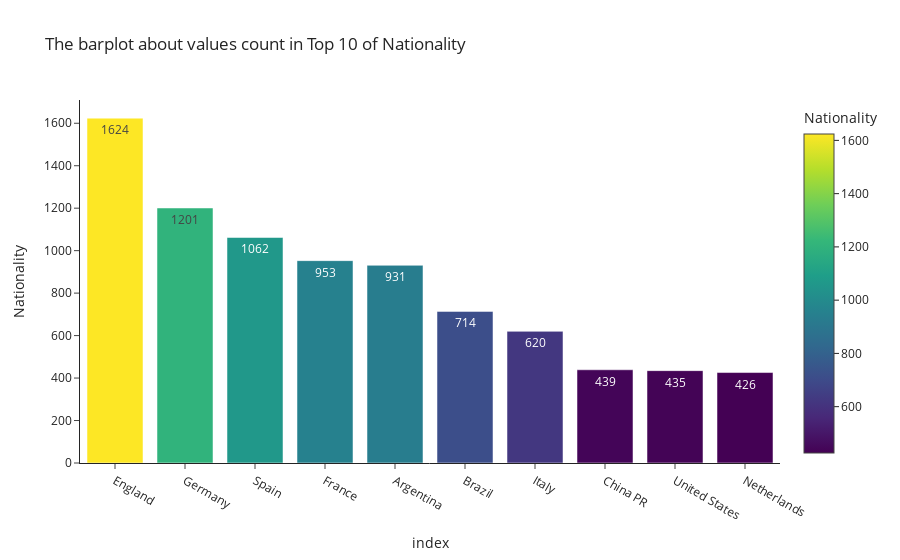

Notebook source saved alongside this figure:
### Code cell
iplot(px.bar(df['Nationality'].value_counts().reset_index().nlargest(10,'Nationality')
             ,x='index',y='Nationality',template='simple_white',text_auto=True,color = 'Nationality'
             ,title = 'The barplot about values count in Top 10 of Nationality'))

### Figure 1 — Plotly figure (JSON) as saved in the notebook; plotly's stock layout.template omitted (floating-point values rounded to 4 significant figures)
{"data": [{"alignmentgroup": "True", "hovertemplate": "index=%{x}<br>Nationality=%{marker.color}<extra></extra>", "legendgroup": "", "marker": {"color": [1624, 1201, 1062, 953, 931, 714, 620, 439, 435, 426], "coloraxis": "coloraxis", "pattern": {"shape": ""}}, "name": "", "offsetgroup": "", "orientation": "v", "showlegend": false, "textposition": "auto", "texttemplate": "%{y}", "type": "bar", "x": ["England", "Germany", "Spain", "France", "Argentina", "Brazil", "Italy", "China PR", "United States", "Netherlands"], "xaxis": "x", "y": [1624, 1201, 1062, 953, 931, 714, 620, 439, 435, 426], "yaxis": "y"}], "layout": {"barmode": "relative", "coloraxis": {"colorbar": {"title": {"text": "Nationality"}}, "colorscale": [[0, "#440154"], [0.1111, "#482878"], [0.2222, "#3e4989"], [0.3333, "#31688e"], [0.4444, "#26828e"], [0.5556, "#1f9e89"], [0.6667, "#35b779"], [0.7778, "#6ece58"], [0.8889, "#b5de2b"], [1, "#fde725"]]}, "legend": {"tracegroupgap": 0}, "title": {"text": "The barplot about values count in Top 10 of Nationality"}, "xaxis": {"anchor": "y", "domain": [0, 1], "title": {"text": "index"}}, "yaxis": {"anchor": "x", "domain": [0, 1], "title": {"text": "Nationality"}}}}
